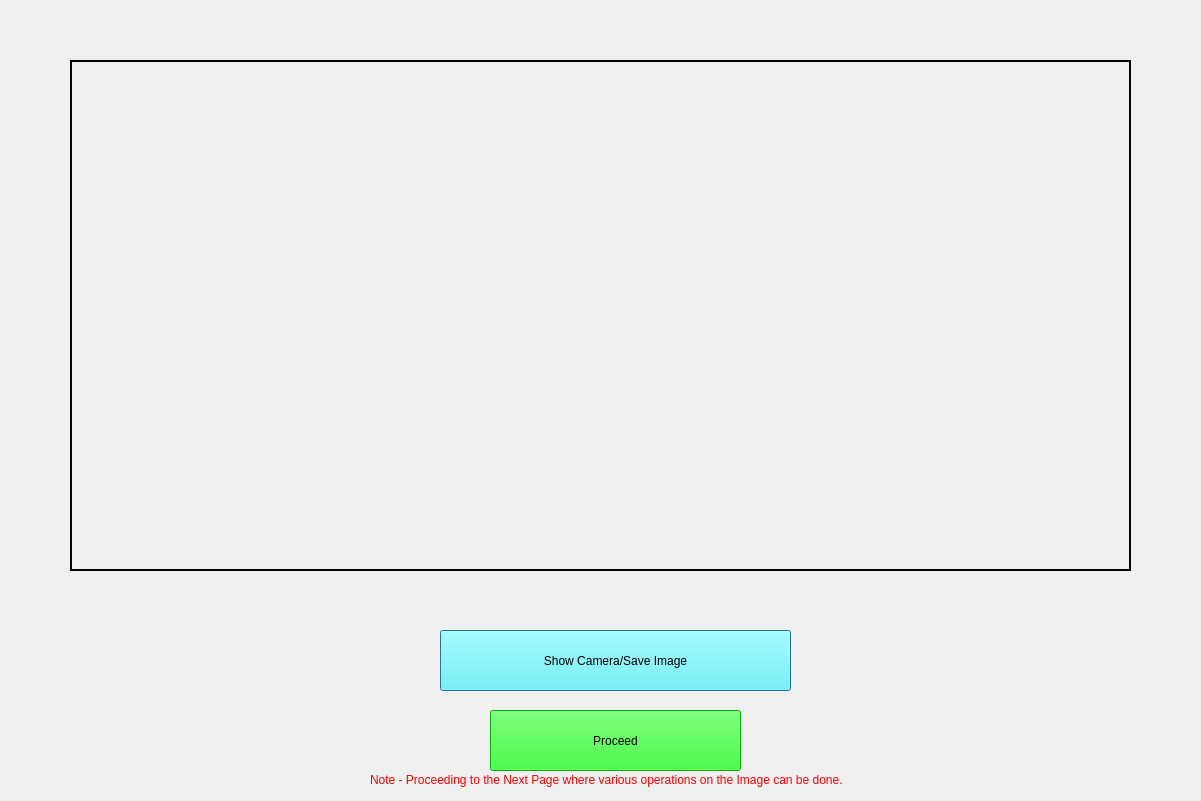
<?xml version="1.0" encoding="UTF-8"?>
<ui version="4.0">
 <class>Background</class>
 <widget class="QDialog" name="Background">
  <property name="geometry">
   <rect>
    <x>0</x>
    <y>0</y>
    <width>1201</width>
    <height>801</height>
   </rect>
  </property>
  <property name="windowTitle">
   <string>Dialog</string>
  </property>
  <widget class="QLabel" name="Camera_Label">
   <property name="geometry">
    <rect>
     <x>70</x>
     <y>60</y>
     <width>1061</width>
     <height>511</height>
    </rect>
   </property>
   <property name="frameShape">
    <enum>QFrame::WinPanel</enum>
   </property>
   <property name="frameShadow">
    <enum>QFrame::Plain</enum>
   </property>
   <property name="lineWidth">
    <number>7</number>
   </property>
   <property name="text">
    <string/>
   </property>
  </widget>
  <widget class="QPushButton" name="Show_Cam_Save_Image_Button">
   <property name="geometry">
    <rect>
     <x>440</x>
     <y>630</y>
     <width>351</width>
     <height>61</height>
    </rect>
   </property>
   <property name="styleSheet">
    <string notr="true">font: 16pt &quot;MS Shell Dlg 2&quot;;
background-color: rgb(85, 255, 255);
</string>
   </property>
   <property name="text">
    <string>Show Camera/Save Image</string>
   </property>
  </widget>
  <widget class="QPushButton" name="Proceed_Button">
   <property name="geometry">
    <rect>
     <x>490</x>
     <y>710</y>
     <width>251</width>
     <height>61</height>
    </rect>
   </property>
   <property name="styleSheet">
    <string notr="true">font: 16pt &quot;MS Shell Dlg 2&quot;;
background-color: rgb(0, 255, 0);
</string>
   </property>
   <property name="text">
    <string>Proceed</string>
   </property>
  </widget>
  <widget class="QLabel" name="Note_Label">
   <property name="geometry">
    <rect>
     <x>370</x>
     <y>770</y>
     <width>511</width>
     <height>21</height>
    </rect>
   </property>
   <property name="text">
    <string>&lt;html&gt;&lt;head/&gt;&lt;body&gt;&lt;p&gt;&lt;span style=&quot; color:#ff0000;&quot;&gt;Note - Proceeding to the Next Page where various operations on the Image can be done.&lt;/span&gt;&lt;/p&gt;&lt;/body&gt;&lt;/html&gt;</string>
   </property>
  </widget>
 </widget>
 <resources/>
 <connections/>
</ui>
